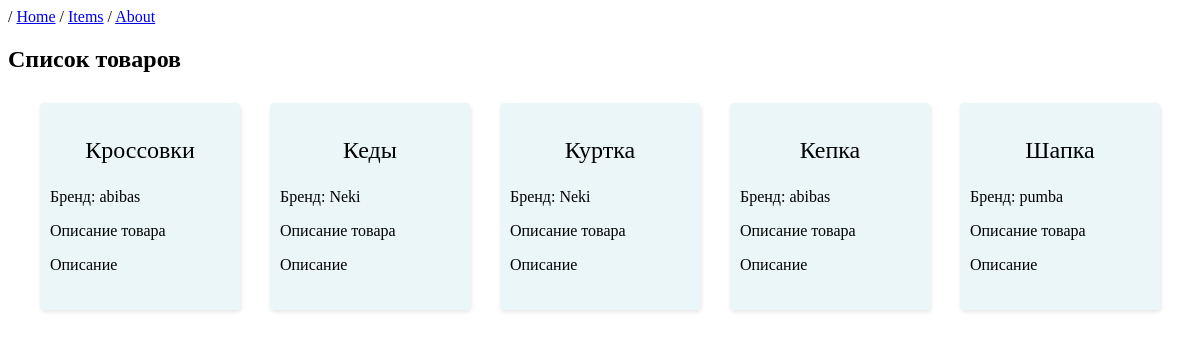
Page /items/ on the earlier database version.
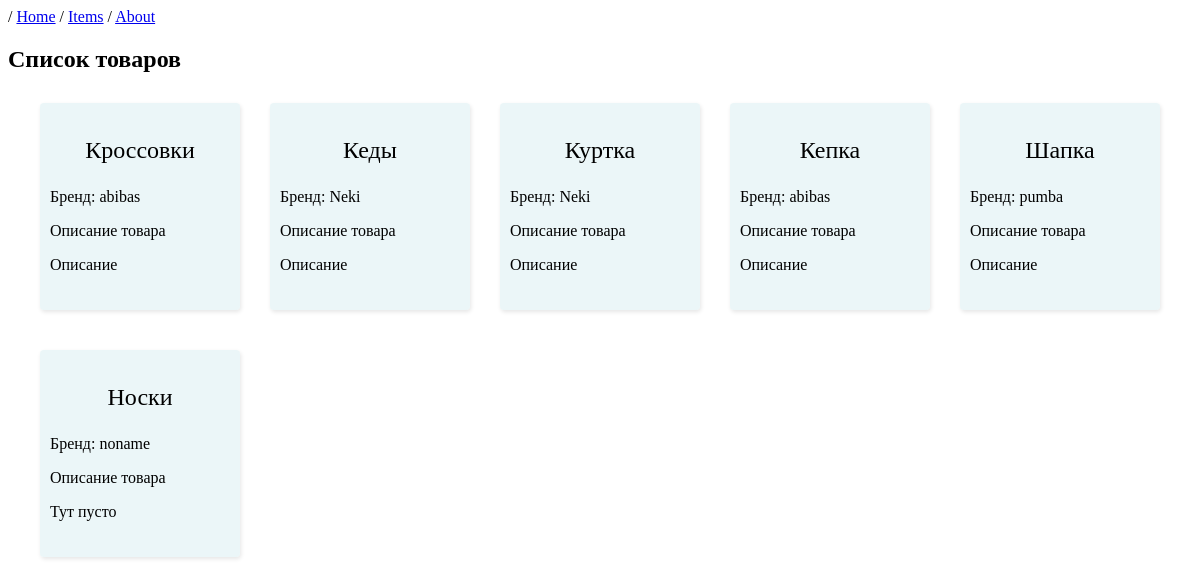
Same page on the later database version.
### MainApp/models.py (models this page shows, shortened)
class Item(models.Model):
    name = models.CharField(max_length=100)
    brand = models.CharField(max_length=100)
    count = models.PositiveIntegerField()
    description = models.TextField(max_length=200, default='Описание')
    colors = models.ManyToManyField(to=Color)

### MainApp/views.py (the view)
# urls.py: path('items/', views.getItems, name='items-list'),
def getItems(request):
    items = Item.objects.all()
    context = {
        'items': items
    }
    return render(request, 'itemsList.html', context)

### templates/itemsList.html (shortened to what this page needs)
{% extends "base.html" %}
{% block content %}
    <h2> Список товаров</h2>
    <div class="items">
        {% for item in items %}
        <div class="item">
            <a href="{% url "item-detals" item.id %}">
                <p class="item_name">{{item.name}}</p>
                <p>Бренд: {{item.brand}}</p>
                <p>Описание товара</p>
                <p>{{item.description}}</p>
            </a>
        </div>
        {% endfor %}
</div>
{% endblock %}

### templates/base.html (shortened to what this page needs)
<!DOCTYPE html>
<html lang="en">
{% load static %}
<head>
    {% block style %}
        <link rel="stylesheet" href="{% static "css/style.css" %}">
    {% endblock %}
</head>
<body>
    <main>
    {% include "header.html" %}
    {% block content %}
    {% endblock %}
    </main>
</body>
</html>

### templates/header.html
<header>
    / <a href="{% url "home" %}">Home</a>
    / <a href="{% url "items-list" %}">Items</a>
    / <a href="{% url "about" %}">About</a>
</header>

### static/css/style.css (style rules this page uses)
* { box-sizing: border-box; }
.item { width:150pt; height: 100%; margin: 10px; box-shadow: 1px 2px 4px rgba(0, 0, 0, 0.1); border-radius: 4px; padding-top:10px; background: rgba(223, 241, 244, 0.625); }
.item p { padding-left: 10px; padding-right: 10px; }
.item_name { font-size: 1.5em; text-align:center; }
.item a { text-decoration: none; color: black; text-align: justify; }
.items { width: 100%; display: grid; grid-template-columns: repeat(auto-fill, 200px); max-width: 1200px; justify-content: center; justify-items: center; column-gap: 30px; row-gap: 40px; margin: 0 auto; }

Differences in the rows shown:
added Item: name "Носки", brand "noname", description "Тут пусто"
